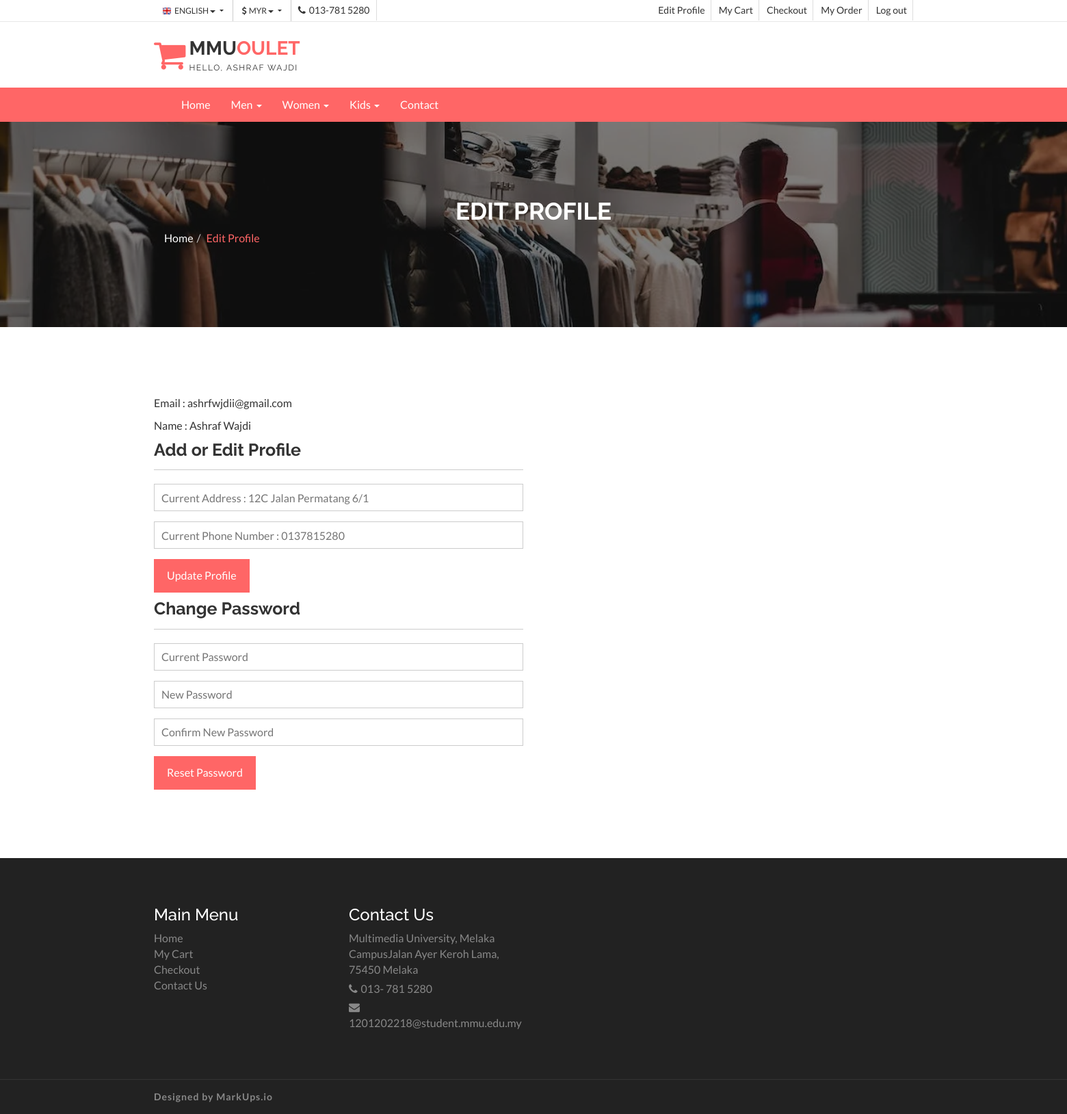
Screenshot of /editprofile.php (signed in) with the database file from the repository.
### tables this page shows
CREATE TABLE `users` (
  `user_id` int(11) NOT NULL,
  `user_email` varchar(255) NOT NULL,
  `user_fullname` varchar(255) NOT NULL,
  `user_password` varchar(255) NOT NULL,
  `user_address` varchar(255) NOT NULL,
  `user_phone` varchar(255) NOT NULL,
  `user_role` int(11) NOT NULL
);

### editprofile.php (the view, shortened to what this page needs)
<?php
    include("authcode.php");
?>
<!DOCTYPE html>
<html lang="en">
    <head>
        <link rel="stylesheet" href="//cdn.jsdelivr.net/npm/alertifyjs@1.13.1/build/css/alertify.min.css"/>
        <link rel="stylesheet" href="//cdn.jsdelivr.net/npm/alertifyjs@1.13.1/build/css/themes/bootstrap.min.css"/>
        <link href="css/font-awesome.css" rel="stylesheet">
        <link href="css/bootstrap.css" rel="stylesheet">
        <link href="css/jquery.smartmenus.bootstrap.css" rel="stylesheet">
        <link rel="stylesheet" type="text/css" href="css/jquery.simpleLens.css">
        <link rel="stylesheet" type="text/css" href="css/slick.css">
        <link rel="stylesheet" type="text/css" href="css/nouislider.css">
        <link id="switcher" href="css/theme-color/default-theme.css" rel="stylesheet">
        <link href="css/sequence-theme.modern-slide-in.css" rel="stylesheet" media="all">
        <link href="css/style.css" rel="stylesheet">
    </head>
<body>
<header id="aa-header">
    <div class="aa-header-top">
        <div class="container">
            <div class="row">
                <div class="col-md-12">
                <div class="aa-header-top-area">
                    <div class="aa-header-top-left">
                    <div class="aa-language">
                        <div class="dropdown">
                        <a class="btn dropdown-toggle" href="#" type="button" id="dropdownMenu1" data-toggle="dropdown" aria-haspopup="true" aria-expanded="true">
                            <img src="img/flag/english.jpg" alt="english flag">ENGLISH
                            <span class="caret"></span>
                        </a>
                        </div>
                    </div>
                    <div class="aa-currency">
                        <div class="dropdown">
                        <a class="btn dropdown-toggle" href="#" type="button" id="dropdownMenu1" data-toggle="dropdown" aria-haspopup="true" aria-expanded="true">
                            <i class="fa fa-usd"></i>MYR
                            <span class="caret"></span>
                        </a>
                        </div>
                    </div>
                    <div class="cellphone hidden-xs">
                        <p><span class="fa fa-phone"></span>013-781 5280</p>
                    </div>
                    </div>
                    <div class="aa-header-top-right">
                        <ul class="aa-head-top-nav-right">
                        <li class="hidden-xs"><a href="editprofile.php">Edit Profile</a></li>
                        <li class="hidden-xs"><a href="cart.php">My Cart</a></li>
                        <li class="hidden-xs"><a href="checkout.php">Checkout</a></li>
                        <li class="hidden-xs"><a href="myorder.php">My Order</a></li>
                        <?php
                        if(isset($_SESSION['auth']))
                        {?>
                            <li class="hidden-xs"><a href="logout.php">Log out</a></li>
                <?php   } ?>
                        </ul>
                    </div>
                </div>
                </div>
        </div>
    </div>
</div>
<div class="aa-header-bottom">
    <div class="container">
        <div class="row">
            <div class="col-md-12">
            <div class="aa-header-bottom-area">
                <div class="aa-logo">
                <a href="index.php">
                    <span class="fa fa-shopping-cart"></span>
                    <?php
                        if(isset($_SESSION['auth']))
                        {?>
                            <p>MMU<strong>OULET</strong> <span>Hello, <?= $_SESSION['auth_user']['user_fullname']; ?></span></p>
                <?php   } ?>
                    </a>
                </div>
            </div>
            </div>
        </div>
    </div>
</div>
</header>
<section id="menu">
    <div class="container">
        <div class="menu-area">
        <div class="navbar navbar-default" role="navigation">
            <div class="navbar-collapse collapse">
            <ul class="nav navbar-nav">
                <li><a href="index.php">Home</a></li>
                <li><a href="#">Men <span class="caret"></span></a>
                </li>
                <li><a href="#">Women <span class="caret"></span></a>
                </li>
                <li><a href="#">Kids <span class="caret"></span></a>
                </li>
                <li><a href="contact.php">Contact</a></li>
            </ul>
            </div>
        </div>
        </div>
    </div>
</section>
<section id="aa-catg-head-banner">
    <img src="img/bpmen.png" alt="fashion img">
    <div class="aa-catg-head-banner-area">
        <div class="container">
            <div class="aa-catg-head-banner-content">
            <h2>Edit Profile</h2>
            <ol class="breadcrumb">
                <li><a href="index.php">Home</a></li>
                <li class="active">Edit Profile</li>
            </ol>
            </div>
        </div>
    </div>
</section>
<section id="aa-myaccount">
    <div class="container">
        <div class="row">
        <div class="col-md-12">
            <div class="aa-myaccount-area">
                <div class="row">
                    <div class="col-md-6">
                        <div class="aa-myaccount-login">
                            <?php
                                    $user_email = $_SESSION['auth_user']['user_email'];
                                    $users = "SELECT * FROM users WHERE user_email ='$user_email'";
                                    $users_run = mysqli_query($con, $users);
                                    if(mysqli_num_rows($users_run) > 0)
                                    {
                                        foreach($users_run as $user)
                                        {?>
                                        <form action="editprofile.php" method="POST" class="aa-login-form">
                                            <p>Email : <?php
                                                            if(isset($_SESSION['auth']))
                                                            {?>
                                                                <?= $user['user_email']; ?>
                                                    <?php   } ?> </p>
                                            <p>Name : <?php
                                                            if(isset($_SESSION['auth']))
                                                            {?>
                                                                <?= $user['user_fullname']; ?>
                                                    <?php   } ?> </p>
                                            <h4>Add or Edit Profile</h4>
                                            <input type="text" name="user_address" placeholder="Current Address : <?= $user['user_address']; ?>" required>
                                            <input type="text" name="user_phone" placeholder="Current Phone Number : <?= $user['user_phone']; ?>" required pattern="^(01)[0-46-9]-*[0-9]{7,8}$" title="Invalid phone number">
                                            <input type="submit" name="editBtn" class="aa-browse-btn" value="Update Profile">
                                            <br>
                                        </form>
                                        <form action="editprofile.php" method="POST" class="aa-login-form">
                                            <h4>Change Password</h4>
                                            <input type="password" name=cpassword placeholder="Current Password" required>
                                            <input type="password"  name=npassword placeholder="New Password" id="psw" name="psw" pattern="(?=.*\d)(?=.*[a-z])(?=.*[A-Z]).{8,}"
                                            title="Must contain at least one number and one uppercase and lowercase letter, and at least 8 or more characters" required>
                                            <input type="password" name=cnpassword placeholder="Confirm New Password" required>
                                            <input type="submit" name="resetBtn" class="aa-browse-btn" value="Reset Password">
                                        </form>
                                        <?php   }
                                    }
                                    else
                                    {?>
                                        <h4>No Record Found</h4>
                            <?php   }?>
                        </div>
                    </div>
                </div>
            </div>
        </div>
    </div>
</section>
<footer id="aa-footer">
    <footer id="aa-footer">
    <div class="aa-footer-top">
    <div class="container">
        <div class="row">
        <div class="col-md-12">
            <div class="aa-footer-top-area">
            <div class="row">
                <div class="col-md-3 col-sm-6">
                <div class="aa-footer-widget">
                    <h3>Main Menu</h3>
                    <ul class="aa-footer-nav">
                    <li><a href="index.php">Home</a></li>
                    <li><a href="cart.php">My Cart</a></li>
                    <li><a href="checkout.php">Checkout</a></li>
                    <li><a href="contact.php">Contact Us</a></li>
                    </ul>
                </div>
                </div>
                <div class="col-md-3 col-sm-6">
                <div class="aa-footer-widget">
                    <div class="aa-footer-widget">
                    <h3>Contact Us</h3>
                    <address>
                        <p> Multimedia University, Melaka CampusJalan Ayer Keroh Lama, 75450 Melaka</p>
                        <p><span class="fa fa-phone"></span>013- 781 5280</p>
                        <p><span class="fa fa-envelope"></span>1201202218@student.mmu.edu.my</p>
                    </address>
                    </div>
                </div>
                </div>
            </div>
            </div>
        </div>
        </div>
    </div>
    </div>
    <div class="aa-footer-bottom">
        <div class="container">
        <div class="row">
        <div class="col-md-12">
            <div class="aa-footer-bottom-area">
            <p>Designed by <a href="http://www.markups.io/">MarkUps.io</a></p>
            </div>
        </div>
        </div>
        </div>
    </div>
    </footer>
</body>
</html>

### css/theme-color/default-theme.css (style rules this page uses)
h2 { color: #ff6666; }
.aa-browse-btn { background-color: #ff6666; border: 1px solid #ff6666; }
#aa-header .aa-header-bottom .aa-header-bottom-area .aa-logo a > span { color: #ff6666; }
#aa-header .aa-header-bottom .aa-header-bottom-area .aa-logo a strong { color: #ff6666; }
#menu { background-color: #ff6666; }
#aa-catg-head-banner .aa-catg-head-banner-area .aa-catg-head-banner-content .breadcrumb .active { color: #ff6666; }

### rows the page displays
users: user_email "ashrfwjdii@gmail.com", user_fullname "Ashraf Wajdi", user_address "Current Address : 12C Jalan Permatang 6/1", user_phone "Current Phone Number : 0137815280"

### other values shown
$_SESSION['auth_user']['user_fullname'] "ASHRAF WAJDI"
